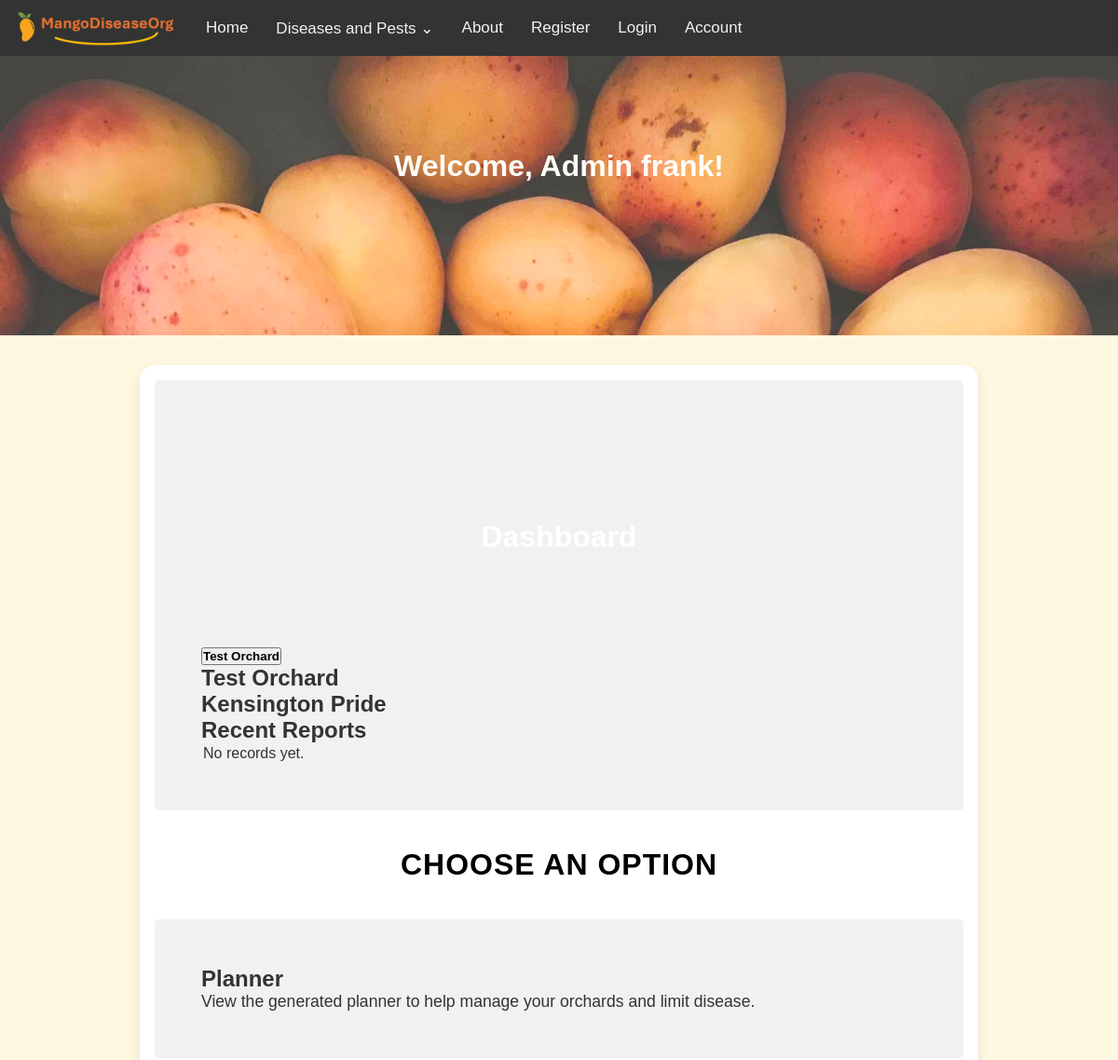
Page /account/ (signed in, upper part) on the earlier database version.
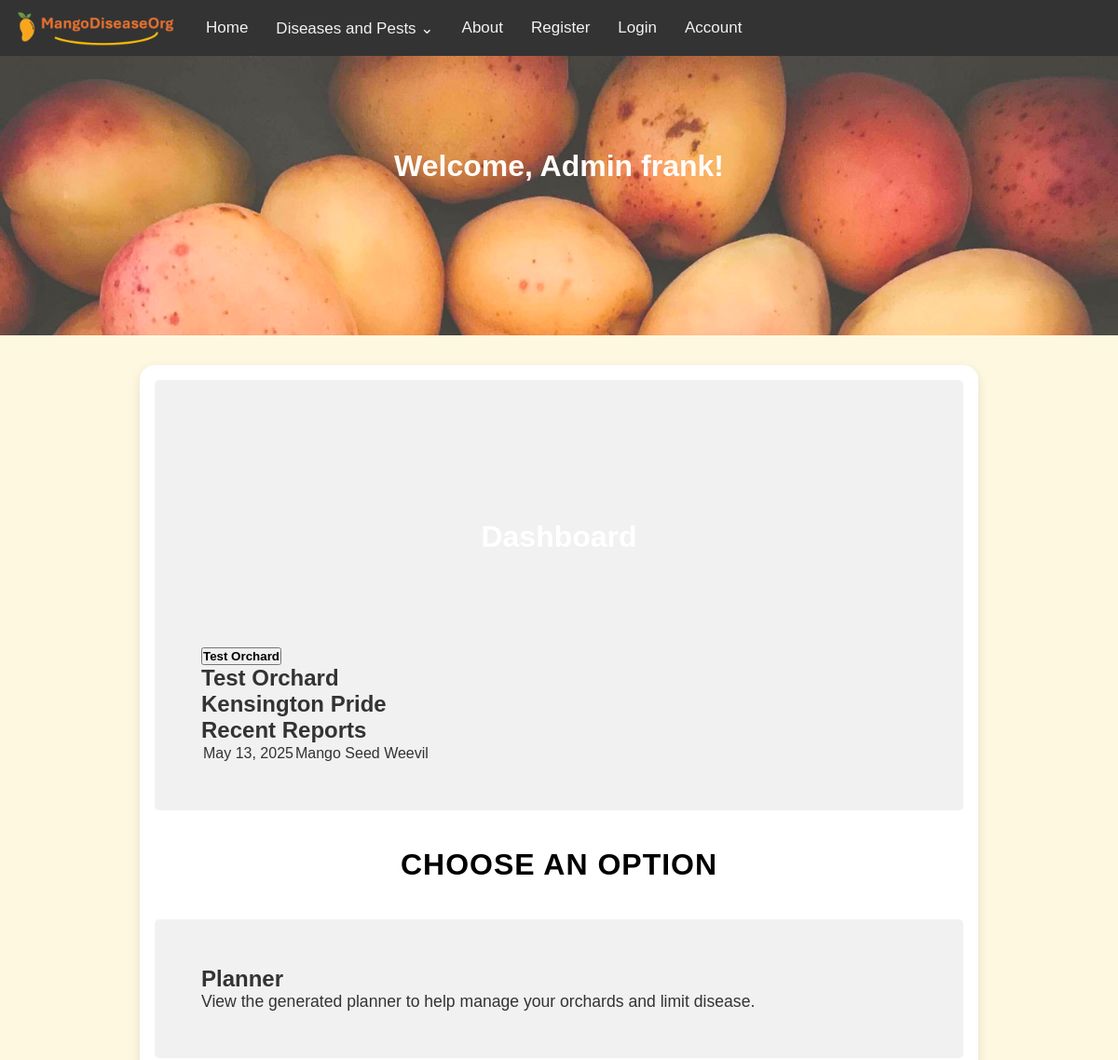
Same page on the later database version.
### mango_disease_app/models.py (models this page shows, shortened)
class Orchard(models.Model):
    orchardName = models.CharField(max_length=255)
    noTreesRow = models.IntegerField()
    noTreesColumn = models.IntegerField()
    area = models.IntegerField(validators=[validators.MinValueValidator(0)])
    variety = models.ForeignKey(
        Variety,
        on_delete=models.PROTECT
    )
    location = models.ForeignKey(
        Location,
        on_delete=models.PROTECT
    )
    user = models.ForeignKey(
        User,
        on_delete=models.CASCADE,  # If a user is deleted, delete the orchard too
    )

class Variety(models.Model):
    varietyName = models.CharField(max_length=255)
    def __str__(self):
        return self.varietyName

class Record(models.Model):
    PLANT_PARTS = [
        ('leaf', 'Leaf'),
        ('stem', 'Stem'),
        ('fruit', 'Fruit'),
    ]
    STATUS = [
        ('active', 'Active'),
        ('resolved', 'Resolved'),
    ]
    orchardID = models.ForeignKey(
        Orchard,
        on_delete=models.CASCADE
    )
    recordedAt = models.DateField(default=timezone.now)
    partOfPlant = models.CharField(choices=PLANT_PARTS, max_length=5)
    disease = models.ForeignKey(Disease, related_name='records', on_delete=models.PROTECT)
    numberOfTreesChecked = models.IntegerField(validators=[validators.MinValueValidator(1)])
    numberOfTreesInfected = models.IntegerField(validators=[validators.MinValueValidator(1)])
    status = models.CharField(choices=STATUS, max_length=8, default=STATUS[0][1])

class Disease(models.Model):
    DISEASE_TYPES = [
        ('pest', 'Pest'),
        ('disease', 'Disease')
    ]
    diseaseName = models.CharField(max_length=255)
    type = models.CharField(choices=DISEASE_TYPES, max_length=7, default=DISEASE_TYPES[1][1])
    severity = models.IntegerField(validators=[validators.MinValueValidator(0),validators.MaxValueValidator(10)])
    spreadability = models.IntegerField(validators=[validators.MinValueValidator(0),validators.MaxValueValidator(10)])
    shortDescription = models.TextField()
    longDescription = models.TextField()
    controlMethod = models.TextField()
    image = models.ImageField(upload_to="disease_images/", default="disease_images/default.JPG")

### mango_disease_app/views.py (the view)
# urls.py: re_path(r'^account/$', views.account, name='account'),
def account(request):
    orchards = (Orchard.objects
                    .filter(user=request.user)
                    .select_related('variety', 'location')
                    .prefetch_related(
                        Prefetch(
                            'record_set',
                            queryset=(
                                Record.objects
                                    .select_related('disease')
                                    .order_by("-recordedAt", '-id')[:5] #Last 5 Records  https://forum.djangoproject.com/t/prefetch-top-n-most-recent-related-objects/39767
                            ),
                            to_attr='recent_records'
                        )
                    )
                )
    return render(request, 'mango_disease_app/account.html',{'orchards' : orchards})

### mango_disease_app/context_processors.py (called while the page is built)
def disease_menu(request):
    return {'navs': Disease.objects.all()}

### mango_disease_app/templates/mango_disease_app/account.html (shortened to what this page needs)
{% extends 'mango_disease_app/base.html' %}
{% block page_header %}
{% if user.is_authenticated %}
    {% if user.is_superuser %}
        Welcome, Admin {{ user.username }}!
    {% else %}
        Welcome, {{ user.username }}!
    {% endif %}
{% else %}
    Welcome, guest. Please log in to access account features.
{% endif %}
{% endblock %}
{% load static %}
{% block content %}
    {% if user.is_authenticated %}
        {% if orchards %}
        <div class ='account-dashboard option' >
            <h1>Dashboard</h1>
            <div class='tab'>
            {%for orchard in orchards%}
                <button class='tablink' onclick="orchardTab(event, 'orchard-{{ orchard.id }}')">{{orchard.orchardName}}</button>
            {% endfor %}
            </div>
            {%for orchard in orchards%}
                <div id="orchard-{{ orchard.id }}" class="tabcontent">
                    <h3>{{orchard.orchardName}}</h3>
                    <h3>{{orchard.variety}}</h3>
                    <h3>Recent Reports</h3>
                    <table>
                    {% for record in orchard.recent_records%}
                        <tr>
                            <td>{{record.recordedAt}}</td>
                            <td>{{record.disease.diseaseName}}</td>
                        </tr>
                    {% empty %}
                        <tr><td colspan="2">No records yet.</td></tr>
                    {% endfor %}
                    </table>
                </div>
            {% endfor %}
        </div>
        {% endif %}
        <div class="account-options">
            <h2>Choose an Option</h2>
            <a href="{% url 'plan' %}" class="option">
                <h3>Planner</h3>
                <p>View the generated planner to help manage your orchards and limit disease.</p>
            </a>
        </div>
    {% else %}
        <p>Welcome, new user. Please log in.</p>
    {% endif %}
{% endblock %}

Differences in the rows shown:
shown differently, row unchanged: Orchard "Test Orchard": no longer shows "No records yet."
added Record: recordedAt "May 13, 2025", disease.diseaseName "Mango Seed Weevil"
